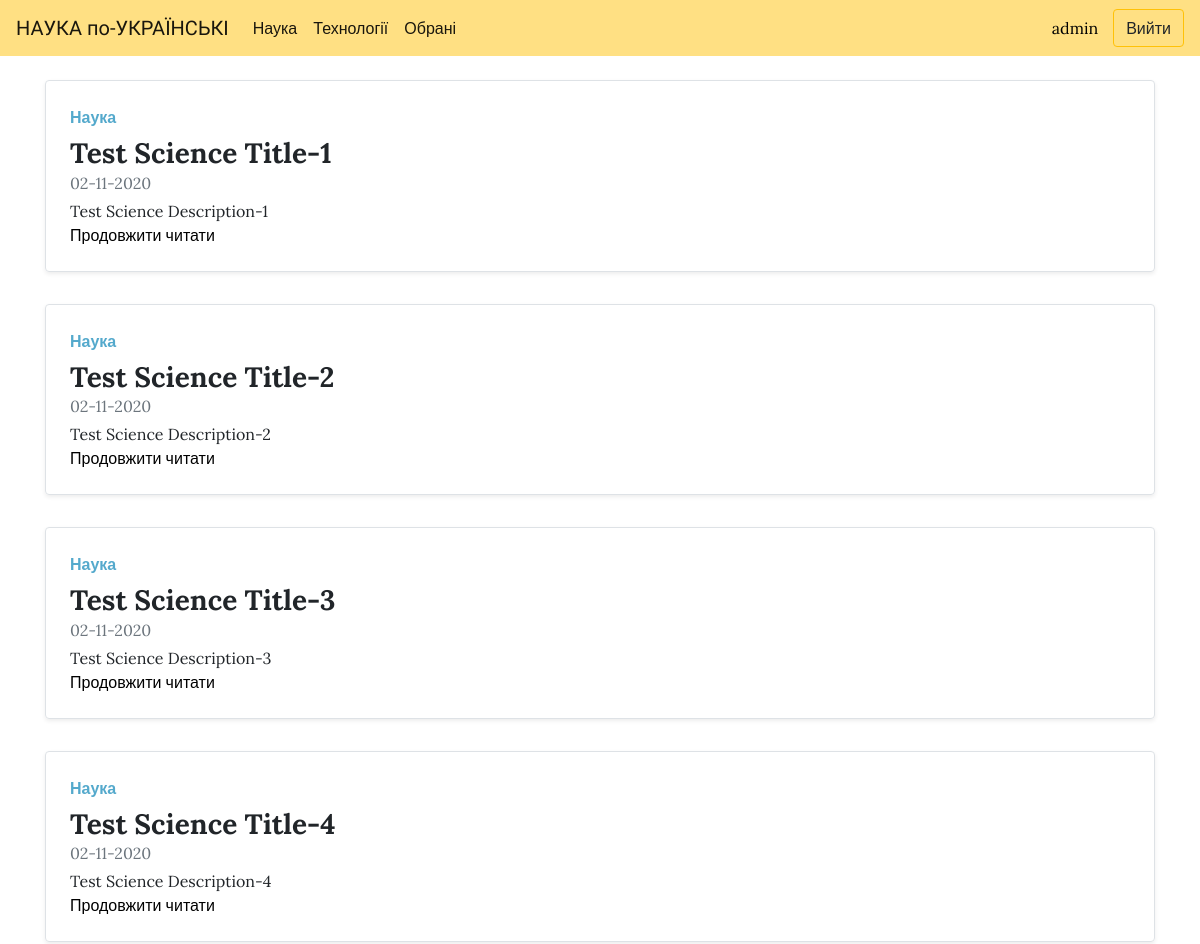
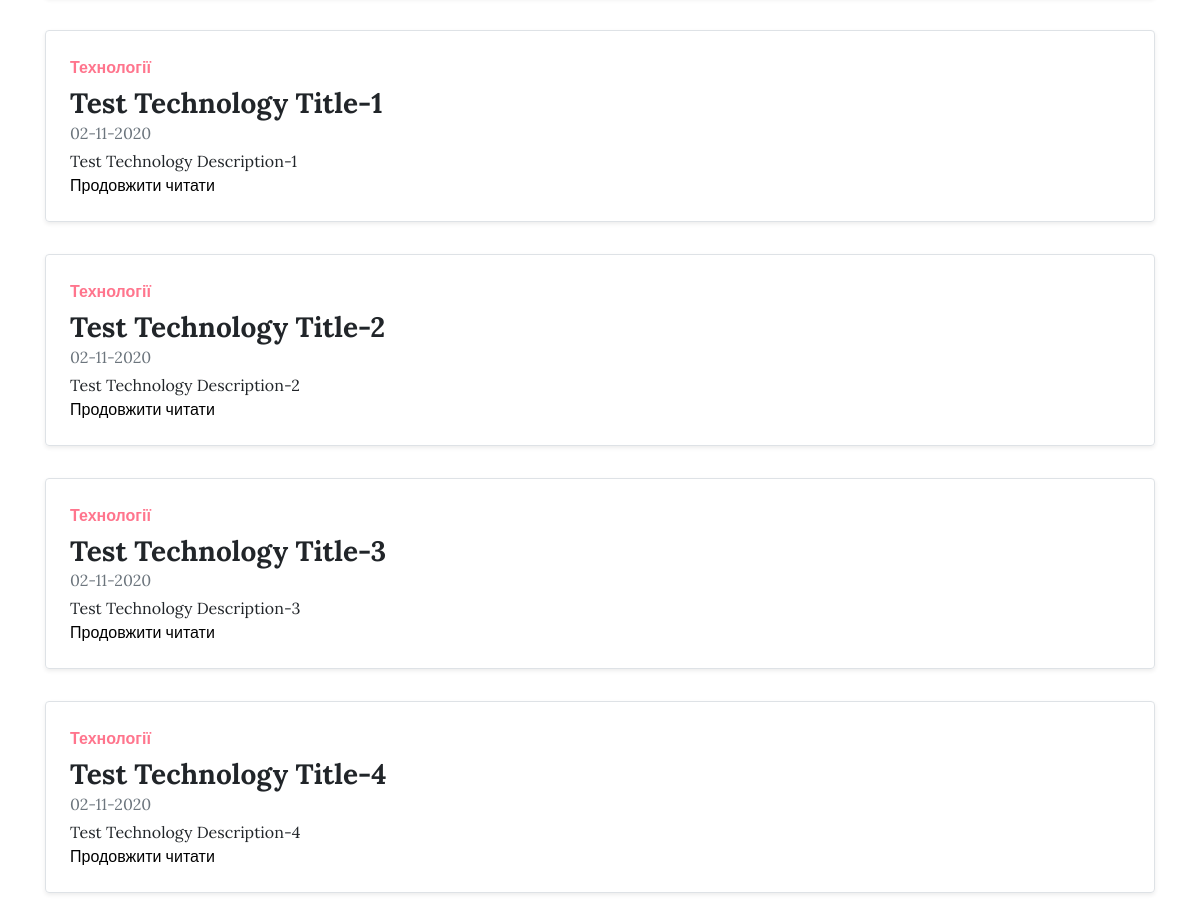
The page /favorites/ (signed in) on the database its author committed (2 pictures, top to bottom).
### base/models.py (models this page shows, shortened)
class Article(models.Model):
    title = models.CharField(max_length=200)
    html_title = models.CharField(max_length=200)
    keyword = models.CharField(max_length=200)
    description = models.CharField(max_length=350)
    html_description = models.CharField(max_length=150)
    body = RichTextField(blank=True, null=True)
    creation_date = models.DateTimeField(auto_now_add=True, editable=False)
    modified = models.DateTimeField(auto_now=True)
    slug = models.SlugField(verbose_name='URL', max_length=50, unique=True)
    author = models.ForeignKey(User, on_delete=models.SET_NULL, null=True, related_name='author')
    tag = models.ManyToManyField(Tags)
    favorite = models.ManyToManyField(User)
    section = models.ForeignKey(Section, on_delete=models.SET_NULL, null=True)

### base/views.py (the view)
# urls.py: path('favorites/', views.favorites, name='favorites'),
def favorites(request):
    user = auth.get_user(request)
    fav = Article.objects.filter(favorite__pk=user.pk)
    paginator = Paginator(fav, 20)  # Show 25 contacts per page.
    page_number = request.GET.get('page')
    page_obj = paginator.get_page(page_number)
    science = 'Science'
    technology = 'Technology'
    return render(request, 'base/favorites.html', {'articles': page_obj, 'science': science, 'technology': technology})

### base/models.py (called while the page is built)
    def __str__(self):
        return self.name

### templates/base/favorites.html (shortened to what this page needs)
{% extends 'base/index.html' %}
{% block other %}
<main role="main">
 {% if user.is_authenticated %}
  {% for article in articles %}
    <div class="container">
        <div class="row mb-2">
        <div class="col-md-12">
        <div class="row no-gutters border rounded overflow-hidden flex-md-row mb-4 shadow-sm h-md-250 position-relative">
          <div class="col p-4 d-flex flex-column position-static">
            {% if article.section|stringformat:'s'  == science|stringformat:'s'  %}
              <strong class="d-inline-block mb-2 text-primary">Наука</strong>
            {% endif %}
            {% if article.section|stringformat:'s'  == technology|stringformat:'s'  %}
              <strong class="d-inline-block mb-2 text-success">Технології</strong>
            {% endif %}
            <p class="mb-0 h3"><b>{{article.title}}</b></p>
            <div class="mb-1 text-muted">{{article.creation_date|date:"d-m-Y"}}</div>
            <p class="card-text mb-auto">{{article.description}}</p>
            <a href="{% url 'art_detail' article.slug %}" class="stretched-link">Продовжити читати</a>
          </div>
        </div>
      </div>
  </div>
    </div>
  {% endfor %}
{% else %}
    <div class="container ">
      <p class="h1" style="margin-top:0.7em" class="text-justify"><u><a href="{% url 'login' %}">Увійдіть</a></u>, або <u><a href="{% url 'register' %}">Зареєструйтеся</a></u> для доступу до обраних статей.</a></p>
    </div>
{% endif %}
</main>
{% endblock %}

### templates/base/index.html (shortened to what this page needs)
<!doctype html>
<html lang="en">
<head>
    <link rel="stylesheet" href="https://stackpath.bootstrapcdn.com/bootstrap/4.5.2/css/bootstrap.min.css">
    {% load static %}
    <link rel="stylesheet" type="text/css" href="{% static '/css/main.css' %}">
</head>
<body>
    <nav class="navbar navbar-expand-md navbar-light " style="background-color: #ffe083;">
      <a href="{% url 'start' %}" class="navbar-brand open_sa_f">
        НАУКА по-УКРАЇНСЬКІ
      </a>
      <div class="collapse navbar-collapse" id="navbarCollapse">
        <ul class="navbar-nav mr-auto">
          <li class="nav-item active">
            <a class="nav-link" href="{% url 'science' %}">Наука</a>
          </li>
          <li class="nav-item active">
            <a class="nav-link" href="{% url 'technology' %}">Технології</a>
          </li>
          <li class="nav-item active">
            <a class="nav-link" href="{% url 'favorites' %}">Обрані</a> </li>
        </ul>
        <form class="form-inline mt-2 mt-md-0">
          {% if user.is_authenticated %}
          <span style="color: black; margin-right: 15px;" class="navbar-text">
            {{ user.username }}
          </span>
          <a class="btn btn-warning" href="{% url 'logout' %}" role="button">Вийти</a>
          {% else %}
          <a class="btn btn-warning" href="{% url 'register' %}" role="button">Зареєструватися</a>
          <a class="btn btn-warning ml-2" href="{% url 'login' %}" role="button">Увійти</a>
          {% endif %}
        </form>
      </div>
    </nav>
{% block other %}{% endblock %}
</body>
</html>

### static/css/main.css (style rules this page uses)
p { word-wrap:break-word; }
a { color: black; }
body { font-family: 'Lora', sans-serif !important; }
.open_sa_f { font-family: 'Montserrat Alternates', sans-serif !important; }
.btn-warning { background-color: #ffe083; }
.text-primary { color: #54A9CC!important; }
.text-success { color: #FF758D!important; }

### rows shown on the page
Article: shows "Наука", title "Test Science Title-1", creation_date "02-11-2020", description "Test Science Description-1"
Article: shows "Наука", title "Test Science Title-2", creation_date "02-11-2020", description "Test Science Description-2"
Article: shows "Наука", title "Test Science Title-3", creation_date "02-11-2020", description "Test Science Description-3"
Article: shows "Наука", title "Test Science Title-4", creation_date "02-11-2020", description "Test Science Description-4"
Article: shows "Технології", title "Test Technology Title-1", creation_date "02-11-2020", description "Test Technology Description-1"
Article: shows "Технології", title "Test Technology Title-2", creation_date "02-11-2020", description "Test Technology Description-2"
Article: shows "Технології", title "Test Technology Title-3", creation_date "02-11-2020", description "Test Technology Description-3"
Article: shows "Технології", title "Test Technology Title-4", creation_date "02-11-2020", description "Test Technology Description-4"

### other values the page prints
{{ user.username }} "admin"
